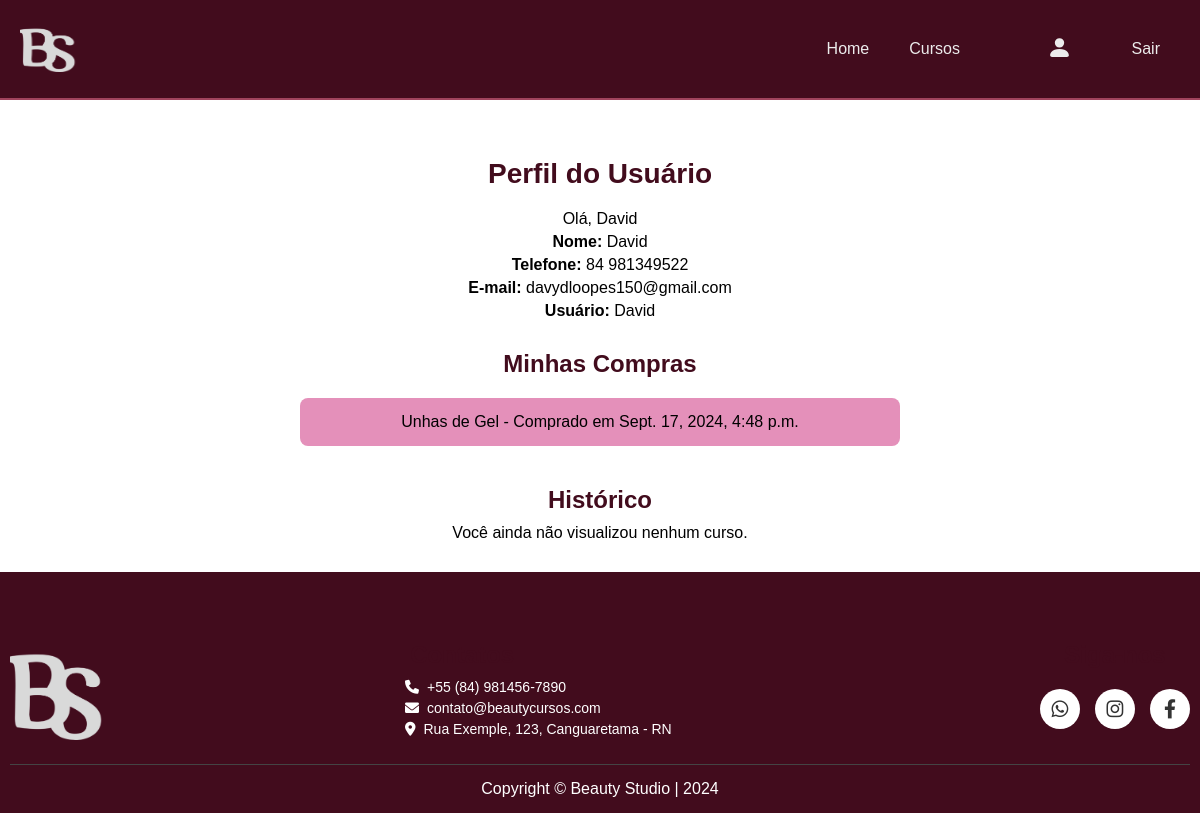
Page /perfil (signed in) on the earlier database version.
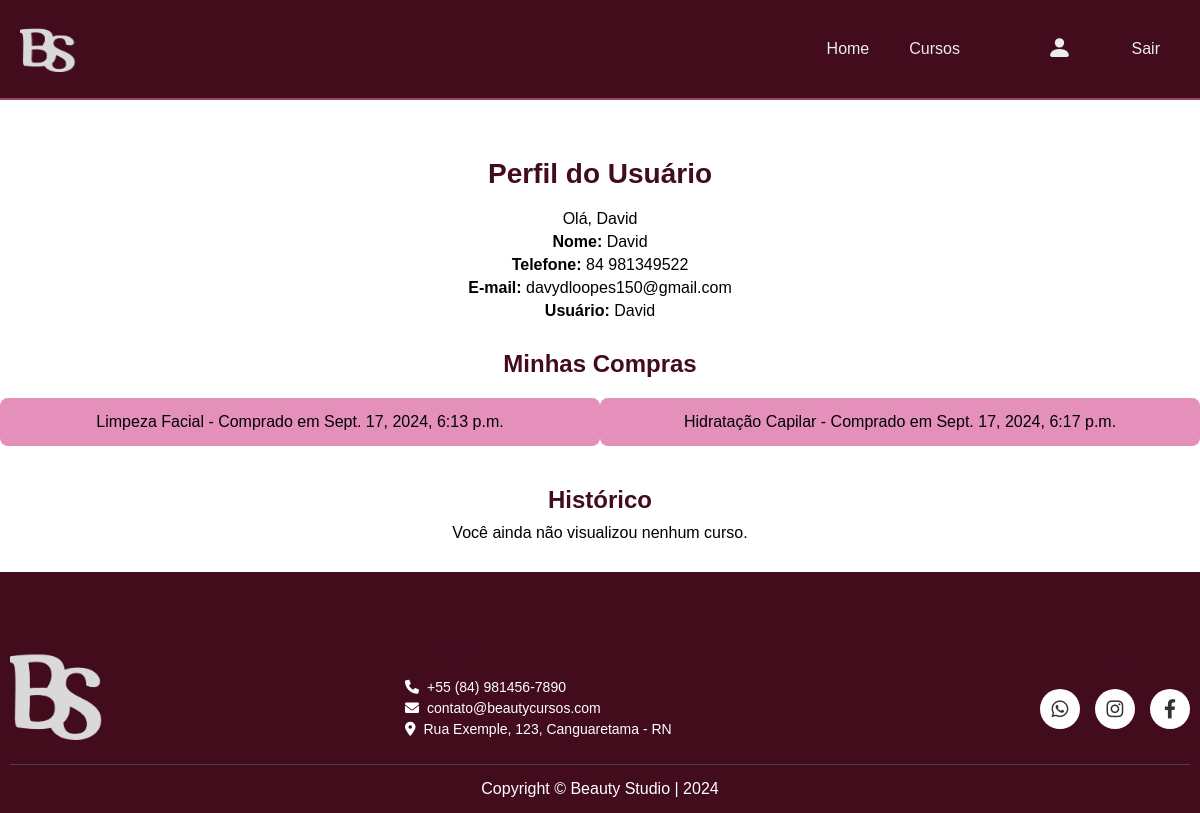
Same page on the later database version.
### BStudios/models.py (models this page shows, shortened)
class Pedido(models.Model):
    idPedido = models.BigAutoField(primary_key=True)
    fk_idCaCursos = models.ForeignKey(CaCursos, on_delete=models.CASCADE)
    data = models.DateTimeField(auto_now_add=True)
    fk_idUsuario = models.ForeignKey('users.Usuario', on_delete=models.CASCADE)
    fk_idCurso = models.ForeignKey(Curso, on_delete=models.CASCADE)
    fk_idMetodoPagamento = models.ForeignKey(MetodoPagamento, on_delete=models.CASCADE)

class Curso(models.Model):
    idCurso = models.BigAutoField(primary_key=True)
    nome = models.CharField(max_length=100, null=False)
    image = models.ImageField(upload_to='image/curso', null=True)
    descricao = models.CharField(max_length=300, null=False)
    dataInicio = models.DateField(null=False)
    dataFim = models.DateField(null=False)
    hora_inicio = models.TimeField(null=False)
    hora_final = models.TimeField(null=False)
    dias = models.CharField(max_length=100,null=False)
    valor_cur = models.DecimalField(max_digits=10, decimal_places=2, null=False)
    fk_idCaCursos = models.ForeignKey(CaCursos, on_delete=models.CASCADE)
    fk_idFuncionario = models.ForeignKey(Funcionario, on_delete=models.CASCADE)

### BStudios/views.py (the view)
# urls.py: path('perfil', views.perfil, name='perfil'),
@login_required # Para isso acontecer, o usuario deve estar logado
def perfil(request):
    historico_ids = request.session.get('historico_cursos', [])
    cursos_historico = Curso.objects.filter(idCurso__in=historico_ids)
    user = request.user  # Obtém o usuário logado
    if  user.is_superuser:
        pedido = Pedido.objects.all()
    else:
        pedido = Pedido.objects.filter(fk_idUsuario=request.user)
    context={'pedido': pedido, 'cursos_historico':cursos_historico}
    return render(request, 'BStudios/perfil.html', context)

### BStudios/templates/BStudios/perfil.html
{% extends "BStudios/master.html" %}
{%load static %}
{% block content %}
<link rel="stylesheet" href="{% static 'css/perfil.css' %}">
<h2 class="profile-title">Perfil do Usuário</h2>
<div class="user-info">
    <p>Olá, {{user.username}}</p>
    <p><strong>Nome:</strong> {{ user.nome }}</p>
    <p><strong>Telefone:</strong> {{ user.telefone }}</p>
    <p><strong>E-mail:</strong> {{ user.email }}</p>
    <p><strong>Usuário:</strong> {{ user.username }}</p>
</div>
{% if request.user.is_superuser %}
<h2 class="section-title">Compras</h2>
{% else %}
<h2 class="section-title">Minhas Compras</h2>
{% endif %}
<ul class="purchases-list">
    {% for pedido in pedido %}
        {% if request.user.is_superuser %}
        <li>{{ pedido.fk_idCurso.nome }} - Comprado em {{ pedido.data }} por {{pedido.fk_idUsuario.nome}}</li>
        {% else %}
        <li>{{ pedido.fk_idCurso.nome }} - Comprado em {{ pedido.data }}</li>
        {% endif %}
    {% empty %}
        {% if request.user.is_superuser %}
        <li>Nenhum curso foi comprado.</li>
        {% else %}
        <li>Você ainda não comprou nenhum curso.</li>
        {% endif %}
    {% endfor %}
</ul>
<h2 class="section-title">Histórico</h2>
<ul class="history-list">
    {% for curso in cursos_historico %}
    <li class="history-item">
        <img src="{{ curso.image.url }}" alt="{{ curso.nome }}" class="course-image">
        <div class="course-info">
            <a href="{% url 'detalhes' curso.idCurso %}" class="course-link">{{ curso.nome }}</a>
            <p class="course-status">Situação: {{ curso.situacao }}</p>
        </div>
    </li>
    {% empty %}
    <li>Você ainda não visualizou nenhum curso.</li>
    {% endfor %}
</ul>
{% endblock content %}

Differences in the rows shown:
removed Pedido: fk_idCurso.nome "Unhas de Gel", data "Sept. 17, 2024, 4:48 p.m."
added Pedido: fk_idCurso.nome "Limpeza Facial", data "Sept. 17, 2024, 6:13 p.m."
added Pedido: fk_idCurso.nome "Hidratação Capilar", data "Sept. 17, 2024, 6:17 p.m."
